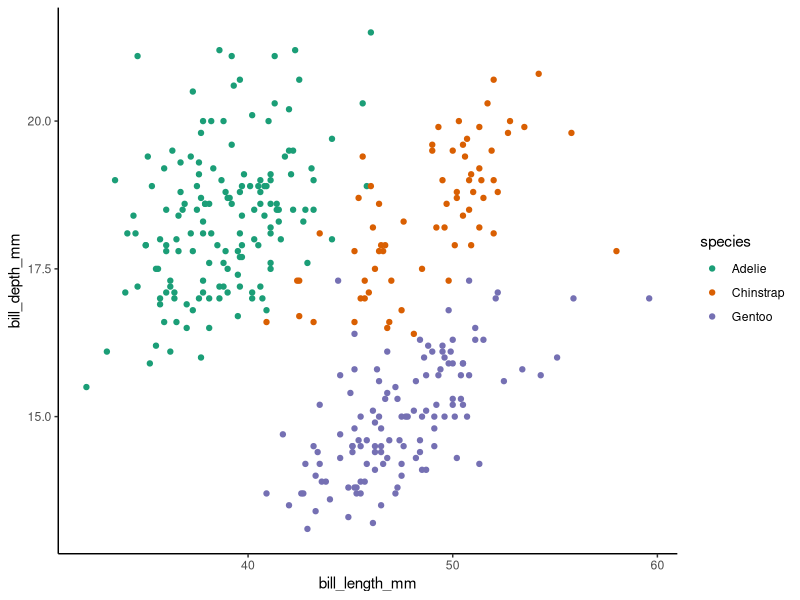

Recreate this plot in R.
## ---- chunk 1
#| message: false

library(tidyverse)
library(palmerpenguins)

## ---- chunk 2
#| label: fig-penguin
#| warning: false
#| fig-cap: "Penguin Plot"
penguins|>
  ggplot(aes(bill_length_mm, bill_depth_mm, color = species))+
  geom_point()+
  scale_color_brewer( palette = "Dark2")+
  theme_classic()
